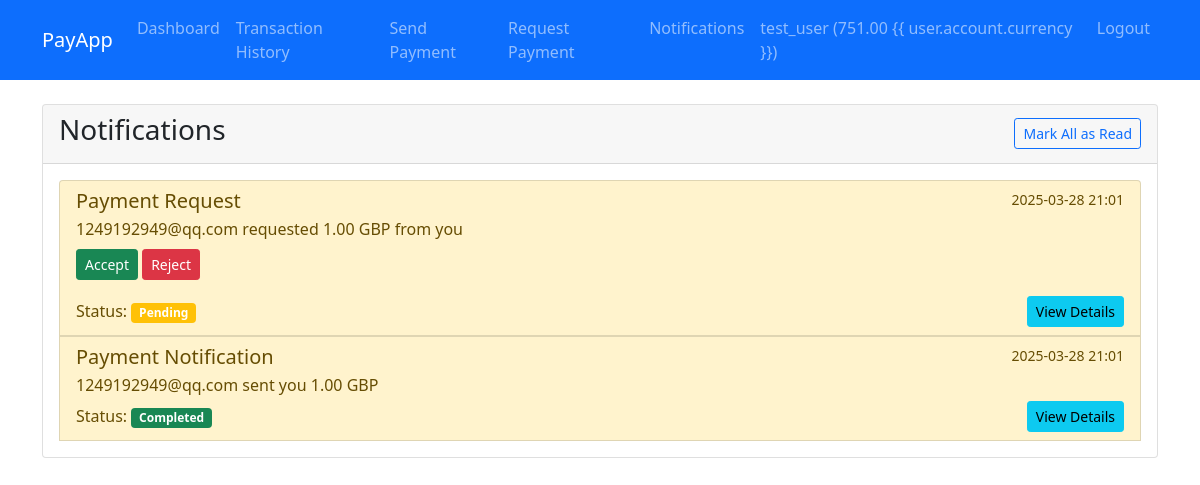
The app's page /notifications/ (signed in) with its own data.
### payapp/models.py (models this page shows, shortened)
class Account(models.Model):
    user = models.OneToOneField(User, on_delete=models.CASCADE, related_name='account')
    balance = models.DecimalField(max_digits=10, decimal_places=2)
    currency = models.CharField(max_length=3)

class Notification(models.Model):
    user = models.ForeignKey(User, on_delete=models.CASCADE, related_name='notifications')
    transaction = models.ForeignKey(Transaction, on_delete=models.CASCADE)
    message = models.TextField(null=True, blank=True)
    is_read = models.BooleanField(default=False)
    timestamp = models.DateTimeField(auto_now_add=True)

class Transaction(models.Model):
    TRANSACTION_TYPES = [
        ('PAYMENT', 'Payment'),
        ('REQUEST', 'Payment Request'),
    ]
    STATUS_CHOICES = [
        ('PENDING', 'Pending'),
        ('COMPLETED', 'Completed'),
        ('REJECTED', 'Rejected'),
    ]
    sender = models.ForeignKey(User, on_delete=models.CASCADE, related_name='sent_transactions')
    receiver = models.ForeignKey(User, on_delete=models.CASCADE, related_name='received_transactions')
    amount = models.DecimalField(max_digits=10, decimal_places=2)
    sender_currency = models.CharField(max_length=3)
    receiver_currency = models.CharField(max_length=3)
    converted_amount = models.DecimalField(max_digits=10, decimal_places=2, null=True, blank=True)
    transaction_type = models.CharField(max_length=10, choices=TRANSACTION_TYPES)
    status = models.CharField(max_length=10, choices=STATUS_CHOICES, default='PENDING')
    timestamp = models.DateTimeField(auto_now_add=True)

### payapp/views.py (the view, shortened to what this page needs)
# urls.py: path('notifications/', views.notifications_view, name='notifications'),
@login_required
def notifications_view(request):
    notifications = Notification.objects.filter(
        user=request.user
    ).order_by('-timestamp')
    unread_count = notifications.filter(is_read=False).count()
    context = {
        'notifications': notifications,
        'unread_count': unread_count
    }
    return render(request, 'payapp/notifications.html', context)

### templates/payapp/notifications.html (shortened to what this page needs)
{% extends 'base.html' %}
{% block content %}
<div class="card">
    <div class="card-header d-flex justify-content-between align-items-center">
        <h3>Notifications</h3>
        {% if unread_count > 0 %}
        <form method="post">
            <button type="submit" class="btn btn-sm btn-outline-primary">Mark All as Read</button>
        </form>
        {% endif %}
    </div>
    <div class="card-body">
        {% if notifications %}
        <div class="list-group">
            {% for notification in notifications %}
            <div class="list-group-item {% if not notification.is_read %}list-group-item-warning{% endif %}">
                <div class="d-flex w-100 justify-content-between">
                    <h5 class="mb-1">
                        {% if notification.transaction.transaction_type == 'PAYMENT' %}
                            Payment Notification
                        {% else %}
                            Payment Request
                        {% endif %}
                    </h5>
                    <small>{{ notification.timestamp|date:"Y-m-d H:i" }}</small>
                </div>
                <p class="mb-1">
                    {% if notification.message %}
                        {{ notification.message }}
                    {% else %}
                        {% if notification.transaction.transaction_type == 'PAYMENT' %}
                            {% if notification.transaction.sender == user %}
                                You sent {{ notification.transaction.amount }} {{ notification.transaction.sender_currency }} to {{ notification.transaction.receiver.email }}
                            {% else %}
                                {{ notification.transaction.sender.email }} sent you {{ notification.transaction.amount }} {{ notification.transaction.sender_currency }}
                            {% endif %}
                        {% else %}
                            {% if notification.transaction.sender == user %}
                                {{ notification.transaction.receiver.email }} requested {{ notification.transaction.amount }} {{ notification.transaction.receiver_currency }} from you
                                {% if notification.transaction.status == 'PENDING' %}
                                <div class="mt-2">
                                    <a href="{% url 'handle_request' notification.transaction.id 'accept' %}" class="btn btn-sm btn-success">Accept</a>
                                    <a href="{% url 'handle_request' notification.transaction.id 'reject' %}" class="btn btn-sm btn-danger">Reject</a>
                                </div>
                                {% endif %}
                            {% else %}
                                You requested {{ notification.transaction.amount }} {{ notification.transaction.receiver_currency }} from {{ notification.transaction.sender.email }}
                            {% endif %}
                        {% endif %}
                    {% endif %}
                </p>
                <p class="mb-0 d-flex justify-content-between align-items-center">
                    <span>
                        Status:
                        <span class="badge {% if notification.transaction.status == 'COMPLETED' %}bg-success{% elif notification.transaction.status == 'PENDING' %}bg-warning{% else %}bg-danger{% endif %}">
                            {% if notification.transaction.status == 'COMPLETED' %}Completed{% elif notification.transaction.status == 'PENDING' %}Pending{% else %}Rejected{% endif %}
                        </span>
                    </span>
                    <button type="button" class="btn btn-sm btn-info" data-bs-toggle="modal" data-bs-target="#notificationModal{{ notification.id }}">
                        View Details
                    </button>
                </p>
            </div>
            {% endfor %}
        </div>
        {% else %}
        <p class="text-center">No notifications yet.</p>
        {% endif %}
    </div>
</div>
{% endblock %}

### templates/base.html (shortened to what this page needs)
<!DOCTYPE html>
<html lang="en">
  <head>
    <link
      href="https://cdn.jsdelivr.net/npm/bootstrap@5.0.2/dist/css/bootstrap.min.css"
      rel="stylesheet"
    />
  </head>
  <body>
    <nav class="navbar navbar-expand-lg navbar-dark bg-primary">
      <div class="container">
        <a class="navbar-brand" href="{% url 'dashboard' %}">PayApp</a>
        <div class="collapse navbar-collapse" id="navbarNav">
          {% if user.is_authenticated %}
          <ul class="navbar-nav me-auto">
            <li class="nav-item">
              <a class="nav-link" href="{% url 'dashboard' %}">Dashboard</a>
            </li>
            <li class="nav-item">
              <a class="nav-link" href="{% url 'transactions' %}"
                >Transaction History</a
              >
            </li>
            <li class="nav-item">
              <a class="nav-link" href="{% url 'send_payment' %}"
                >Send Payment</a
              >
            </li>
            <li class="nav-item">
              <a class="nav-link" href="{% url 'request_payment' %}"
                >Request Payment</a
              >
            </li>
            <li class="nav-item">
              <a class="nav-link" href="{% url 'notifications' %}">
                Notifications
              </a>
            </li>
          </ul>
          <ul class="navbar-nav">
            <li class="nav-item">
              <span class="nav-link"
                >{{ user.username }} ({{ user.account.balance }} {{
                user.account.currency }})</span
              >
            </li>
            <li class="nav-item">
              <a class="nav-link" href="{% url 'logout' %}">Logout</a>
            </li>
          </ul>
          {% endif %}
        </div>
      </div>
    </nav>
    <div class="container mt-4">
       {% block content %}{% endblock %}
    </div>
  </body>
</html>

### records on screen
Notification: shows "Payment Request", timestamp "2025-03-28 21:01", transaction.receiver.email "1249192949@qq.com", transaction.amount "1.00", transaction.receiver_currency "GBP", shows "Accept", shows "Pending"
Notification: shows "Payment Notification", timestamp "2025-03-28 21:01", transaction.sender.email "1249192949@qq.com", transaction.amount "1.00", transaction.sender_currency "GBP", shows "Completed"

### other values on screen
{{ user.username }} "test_user"
{{ user.account.balance }} "751.00"
